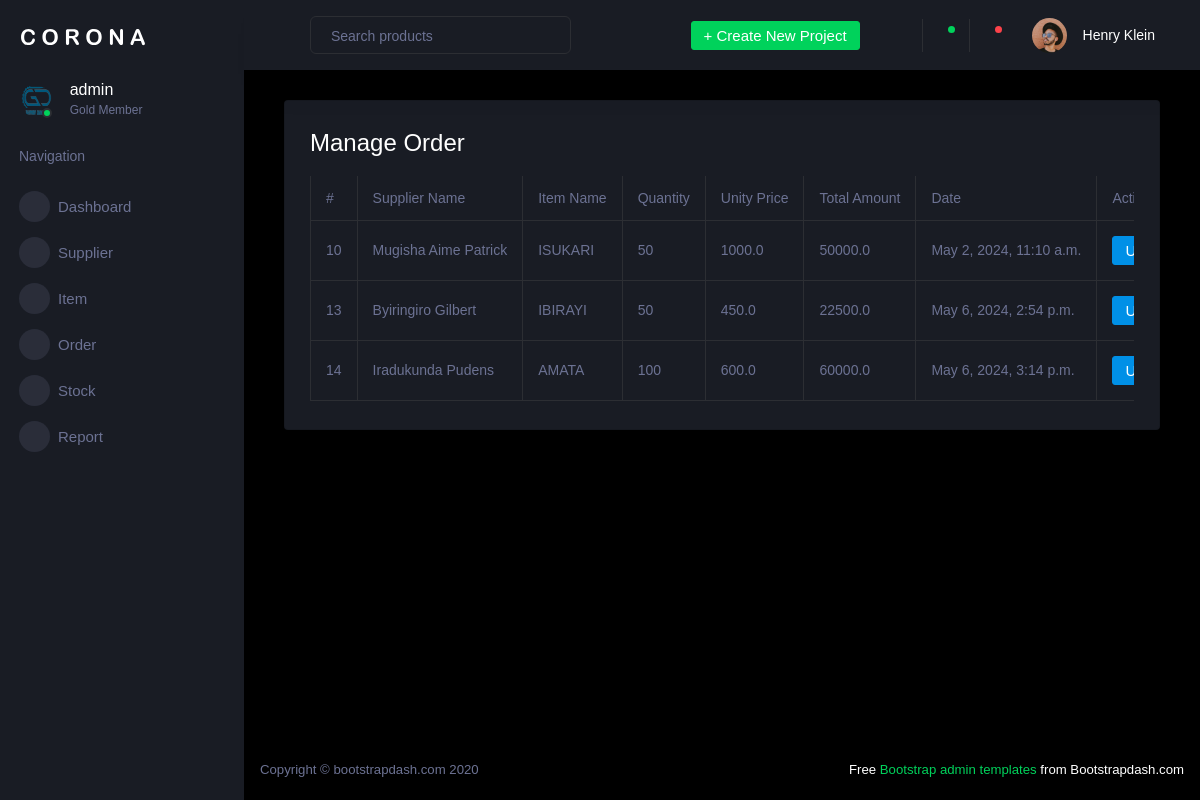
/stock/manage_order (signed in), run on an earlier commit of the app's database.
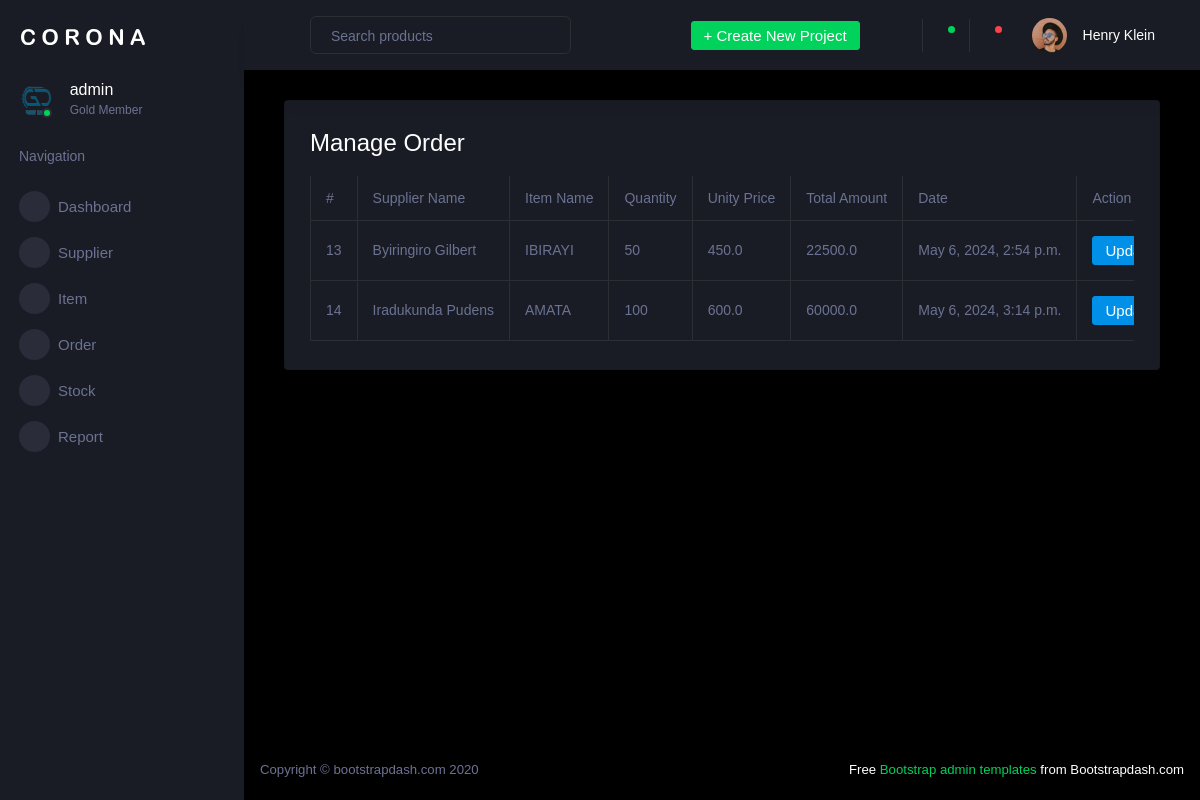
And on a later commit of the database.
### stock_management/models.py (models this page shows, shortened)
class PurchaseOrder(models.Model):
    supplier=models.ForeignKey(Supplier,related_name='purchase',on_delete=models.CASCADE)
    item=models.ForeignKey(Item,related_name='purchase',on_delete=models.CASCADE)
    quantity=models.IntegerField()
    unit=models.FloatField()
    total=models.FloatField()
    creator=models.ForeignKey(Users,related_name='purchase',on_delete=models.CASCADE)
    ordered_at=models.DateTimeField(auto_now_add=True)
    status=models.BooleanField(default=False)
    updated_at=models.DateTimeField(auto_now=True)
    class Meta:
        ordering=['ordered_at']

class Supplier(models.Model):
    name=models.CharField(max_length=255)
    address=models.CharField(max_length=255)
    contact1=models.CharField(max_length=255)
    created=models.DateTimeField(auto_now_add=True)
    status=models.BooleanField(default=True)
    class Meta:
        ordering=['created']

class Item(models.Model):
    category=models.ForeignKey(Category,related_name='items',on_delete=models.CASCADE)
    name=models.CharField(max_length=250)
    description=models.TextField(blank=True,null=True)
    price=models.FloatField()
    created_by=models.ForeignKey(Users,related_name='items',on_delete=models.CASCADE)
    created_at=models.DateTimeField(auto_now_add=True)
    class Meta:
        ordering=['created_at']

### stock_management/views.py (the view)
# urls.py: path('manage_order', views.manage_order, name="manage_order"),
@login_required
def manage_order(request):
    purchaseorder = PurchaseOrder.objects.all()
    return render(request, 'stock_management/manage_order.html', {'purchaseorders':purchaseorder})

### stock_management/templates/stock_management/manage_order.html (shortened to what this page needs)
{% extends "stock_management/stock_base.html" %}
{% load static %}
{% block content %}
<div class="col-lg-12 grid-margin stretch-card">
    <div class="card">
      <div class="card-body">
        <h3 class="card-title">Manage Order</h3>
        <div class="table-responsive">
          <table class="table table-bordered">
            <thead>
              <tr>
                <th> # </th>
                <th> Supplier Name </th>
                <th> Item Name </th>
                <th> Quantity </th>
                <th> Unity Price </th>
                <th> Total Amount </th>
                <th> Date </th>
                <th> Action </th>
              </tr>
            </thead>
            <tbody>
                  {% for purchaseorder in purchaseorders %}
                      <tr>
                        <td>{{ purchaseorder.id }}</td>
                        <td>{{ purchaseorder.supplier.name }}</td>
                        <td>{{ purchaseorder.item.name }}</td>
                        <td>{{ purchaseorder.quantity }}</td>
                        <td>{{ purchaseorder.unit }}</td>
                        <td>{{ purchaseorder.total }}</td>
                        <td>{{ purchaseorder.ordered_at }}</td>
                        <td colspan="3">
                          <a href="{% url 'update_order' purchaseorder.id purchaseorder.item.id purchaseorder.supplier.id %}"><button type="submit" class="btn btn-primary mr-2">Update</button></a>
                        </td>
                      </tr>
                  {% endfor %}
              </tbody>
          </table>
        </div>
      </div>
    </div>
  </div>
{% endblock content %}

What changed in the data, as far as the page shows it:
removed PurchaseOrder: id "10", supplier.name "Mugisha Aime Patrick", item.name "ISUKARI", quantity "50", unit "1000.0", total "50000.0", ordered_at "May 2, 2024, 11:10 a.m."
